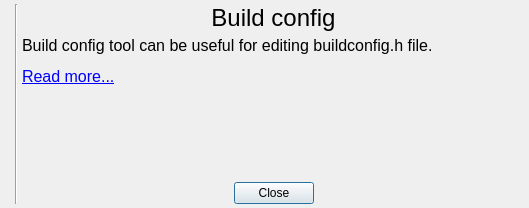
<?xml version="1.0" encoding="UTF-8"?>
<ui version="4.0">
 <class>AboutDialog</class>
 <widget class="QDialog" name="AboutDialog">
  <property name="geometry">
   <rect>
    <x>0</x>
    <y>0</y>
    <width>529</width>
    <height>208</height>
   </rect>
  </property>
  <property name="windowTitle">
   <string>About</string>
  </property>
  <property name="windowIcon">
   <iconset resource="../../Resources.qrc">
    <normaloff>:/assets/images/about.png</normaloff>:/assets/images/about.png</iconset>
  </property>
  <layout class="QHBoxLayout" name="horizontalLayout">
   <property name="spacing">
    <number>4</number>
   </property>
   <property name="leftMargin">
    <number>4</number>
   </property>
   <property name="topMargin">
    <number>4</number>
   </property>
   <property name="rightMargin">
    <number>4</number>
   </property>
   <property name="bottomMargin">
    <number>4</number>
   </property>
   <item>
    <widget class="QLabel" name="logoLabel">
     <property name="pixmap">
      <pixmap resource="../../Resources.qrc">:/assets/images/logo.png</pixmap>
     </property>
    </widget>
   </item>
   <item>
    <widget class="Line" name="line">
     <property name="orientation">
      <enum>Qt::Vertical</enum>
     </property>
    </widget>
   </item>
   <item>
    <layout class="QVBoxLayout" name="verticalLayout">
     <property name="spacing">
      <number>4</number>
     </property>
     <item>
      <widget class="QLabel" name="nameLabel">
       <property name="font">
        <font>
         <pointsize>18</pointsize>
        </font>
       </property>
       <property name="text">
        <string>Build config</string>
       </property>
       <property name="alignment">
        <set>Qt::AlignCenter</set>
       </property>
      </widget>
     </item>
     <item>
      <widget class="QLabel" name="descriptionLabel">
       <property name="sizePolicy">
        <sizepolicy hsizetype="MinimumExpanding" vsizetype="Preferred">
         <horstretch>0</horstretch>
         <verstretch>0</verstretch>
        </sizepolicy>
       </property>
       <property name="font">
        <font>
         <pointsize>12</pointsize>
        </font>
       </property>
       <property name="text">
        <string>&lt;html&gt;&lt;head/&gt;&lt;body&gt;&lt;p align=&quot;justify&quot;&gt;Build config tool can be useful for editing buildconfig.h file.&lt;/p&gt;&lt;p align=&quot;justify&quot;&gt;&lt;a href=&quot;https://github.com/Gris87/ngos/blob/master/docs/0.%20Intro/7.%20Tools/08.%20Build%20config%20GUI/README.md&quot;&gt;&lt;span style=&quot; text-decoration: underline; color:#0000ff;&quot;&gt;Read more...&lt;/span&gt;&lt;/a&gt;&lt;/p&gt;&lt;/body&gt;&lt;/html&gt;</string>
       </property>
       <property name="wordWrap">
        <bool>true</bool>
       </property>
       <property name="openExternalLinks">
        <bool>true</bool>
       </property>
      </widget>
     </item>
     <item>
      <spacer name="verticalSpacer">
       <property name="orientation">
        <enum>Qt::Vertical</enum>
       </property>
       <property name="sizeHint" stdset="0">
        <size>
         <width>20</width>
         <height>40</height>
        </size>
       </property>
      </spacer>
     </item>
     <item>
      <layout class="QHBoxLayout" name="horizontalLayout_2">
       <property name="spacing">
        <number>4</number>
       </property>
       <property name="bottomMargin">
        <number>0</number>
       </property>
       <item>
        <spacer name="horizontalSpacer">
         <property name="orientation">
          <enum>Qt::Horizontal</enum>
         </property>
         <property name="sizeHint" stdset="0">
          <size>
           <width>40</width>
           <height>20</height>
          </size>
         </property>
        </spacer>
       </item>
       <item>
        <widget class="QPushButton" name="closeButton">
         <property name="text">
          <string>Close</string>
         </property>
        </widget>
       </item>
       <item>
        <spacer name="horizontalSpacer_2">
         <property name="orientation">
          <enum>Qt::Horizontal</enum>
         </property>
         <property name="sizeHint" stdset="0">
          <size>
           <width>40</width>
           <height>20</height>
          </size>
         </property>
        </spacer>
       </item>
      </layout>
     </item>
    </layout>
   </item>
  </layout>
 </widget>
 <resources>
  <include location="../../Resources.qrc"/>
 </resources>
 <connections/>
</ui>
